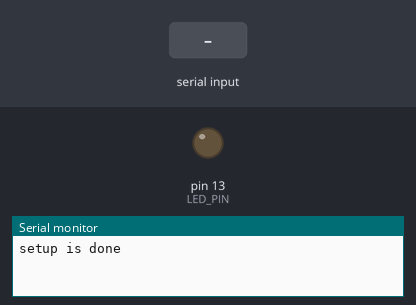
The sketch below on a simulated Arduino Uno, built with avr-gcc and run on an emulated ATmega328P. Parts: output pins drawn as LEDs (lit = HIGH), the last lines printed to the serial monitor. Dashed ring = blinking. The inputs (shaded band) are chosen by the test bench.

Above: at 1.2 s.
1.3 s: "blink" received over Serial
At 2.4 s:
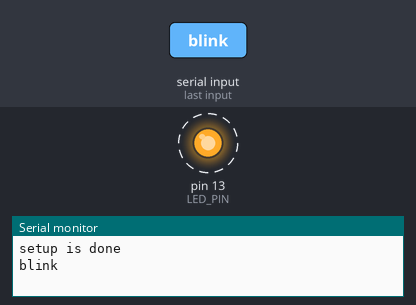
4.3 s: "on" received over Serial
6.8 s: "off" received over Serial
At 8.2 s:
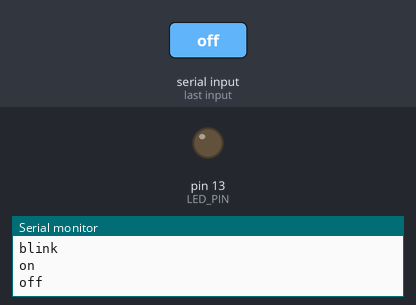
Timing chart, 0 to 9.8 s (numbered marks = the images above; inputs shaded):
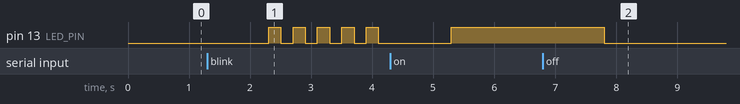

Measured:
- after the input at 1.3 s, pin 13 (LED_PIN): alternates HIGH for 0.20 s and LOW for 0.20 s, starting after 1.0 s
- after the input at 6.8 s, pin 13 (LED_PIN): HIGH → LOW after 1.0 s

The sketch:

ex_2.ino
```cpp
#define LED_PIN 13
#define BUTTON_PIN 2

void setup()
{
    pinMode(LED_PIN, OUTPUT);
    pinMode(BUTTON_PIN, INPUT_PULLUP);
    digitalWrite(LED_PIN, LOW);
    Serial.begin(9600);
    Serial.println("setup is done");
}

int prevMillis = 0;
int led_state = LOW;

void loop()
{
      while(Serial.available()){
        String command = Serial.readString();
        command.trim();
        Serial.println(command);
        if(command == "on")
            digitalWrite(LED_PIN, HIGH);
        else if(command == "off")
            digitalWrite(LED_PIN, LOW);
        else if(command == "get"){
            int state = digitalRead(BUTTON_PIN);
            char buf[50];
            sprintf(buf, "%s: %d", "state is", state);
            Serial.println(buf);
        }
        else if(command == "blink")
          while(Serial.available() == 0){
            if (millis() - prevMillis >= 200){
              prevMillis = millis();

            if (led_state == LOW) {
              led_state = HIGH;
            } else {
              led_state = LOW;
            }
            digitalWrite(LED_PIN, led_state);
          }
      }
    }
}
```
